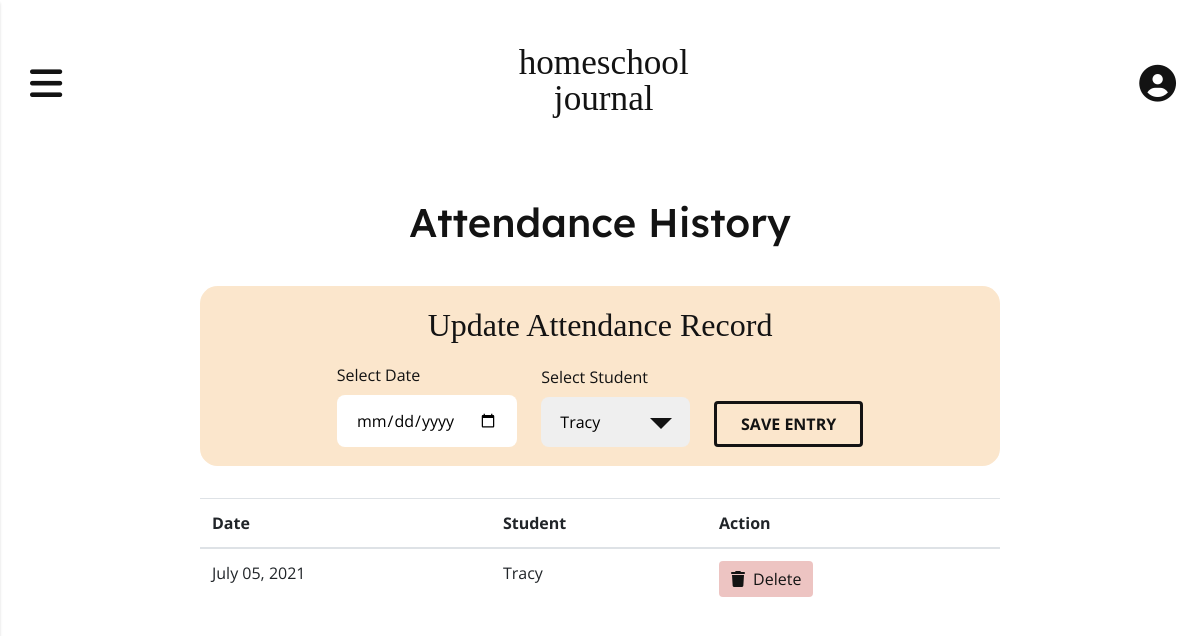
The app's page /attendance (signed in), older data.
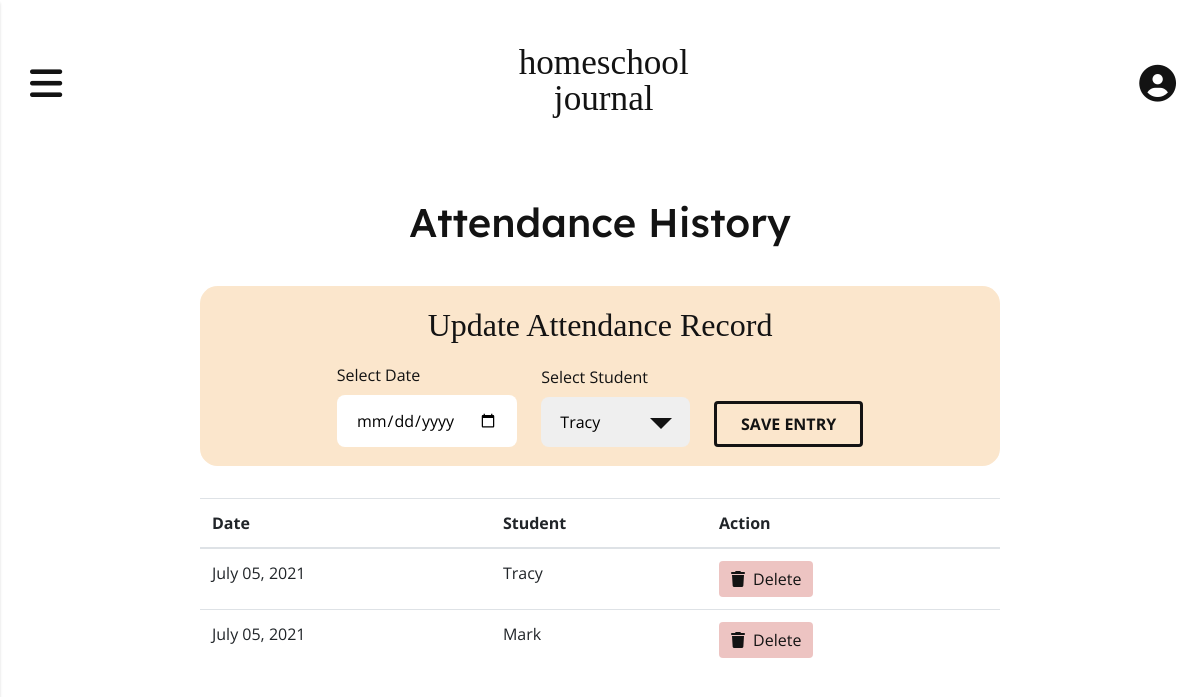
The same page, newer data.
### app/models.py (models this page shows, shortened)
class Attendance(db.Model):
    id = db.Column(db.Integer, primary_key=True)
    user_id = db.Column(db.Integer, db.ForeignKey('user.id'), index=True)
    attendance_date = db.Column(db.DateTime, nullable=False, index=True)
    student_id = db.Column(db.Integer, db.ForeignKey('student.id'))

class Student(db.Model):
    id = db.Column(db.Integer, primary_key=True)
    student_name = db.Column(db.String(64), index=True)
    user_id = db.Column(db.Integer, db.ForeignKey('user.id'))
    attendance = db.relationship('Attendance', backref='student', lazy='dynamic')
    activities = db.relationship('Activity', backref='student', lazy='dynamic')
    def __str__(self):
        return self.student_name

### app/routes.py (the view, shortened to what this page needs)
@app.route('/attendance', methods=('GET', 'POST'))
@login_required
def attend():
    attendance_records = current_user.attendance.order_by(Attendance.attendance_date.desc()).all()
    students = current_user.students
    form = AddAttendanceForm()
    form.student.choices = students
    return render_template('attend.html', attendance_records=attendance_records, form=form)

### app/forms.py
class AddAttendanceForm(FlaskForm):
    attendance_date = DateField('Select Date', format='%Y-%m-%d')
    student = SelectField(u'Select Student', choices=[])
    submit = SubmitField('Save Entry')

### app/__init__.py (called while the page is built)
@app.template_filter()
def datetime_format_filter(value, format='%B %d, %Y'):
    return value.strftime(format)

### app/models.py (called while the page is built)
@login.user_loader
def load_user(id):
    return User.query.get(int(id))

### app/templates/attend.html (shortened to what this page needs)
{% extends 'base.html' %}
{% block content %}
    <div class="attendance-history">
        <h1 class="attendance-history__title">Attendance History</h1>
        <div class="attendance-history__form-wrapper">
            <h2 class="attendance-history__form-title">Update Attendance Record</h2>
            <form method="POST" action="/attendance" class="attendance-history__form" role="form" novalidate>
                <div class="form-group attendance-history__field">
                    {{ form.attendance_date.label }}
                    {{ form.attendance_date(class_='attendance__field-input') }}
                </div>
                <div class="form-group attendance-history__field">
                    {{ form.student.label }}
                    <div class="attendance__student-input">
                        {{ form.student(class_='attendance__field-input attendance__field-input--student') }}
                    </div>
                </div>
                <p>{{ form.submit(class_='btn attendance__btn attendance__btn--history') }}</p>
            </form>
        </div>
        <table class="table table-hover">
            <thead>
                <tr>
                    <th>Date</th>
                    <th>Student</th>
                    <th>Action</th>
                </tr>
            </thead>
            <tbody>
                {% for record in attendance_records %}
                <tr>
                    <td>{{ record.attendance_date | datetime_format_filter }}</td>
                    <td>{{ record.student }}</td>
                    <td><a href="{{ url_for('delete_attendance', id=record.id) }}" class="btn btn-delete btn-xs" onclick="return confirm('Are you sure you want to delete?')"><i class="fas fa-trash controls-icon"></i>Delete</a></td>
                </tr>
                {% endfor %}
            </tbody>
        </table>
    </div>
{% endblock %}

Row changes from the older to the newer data that the page shows:
added Attendance: attendance_date "July 05, 2021", student "Mark"
